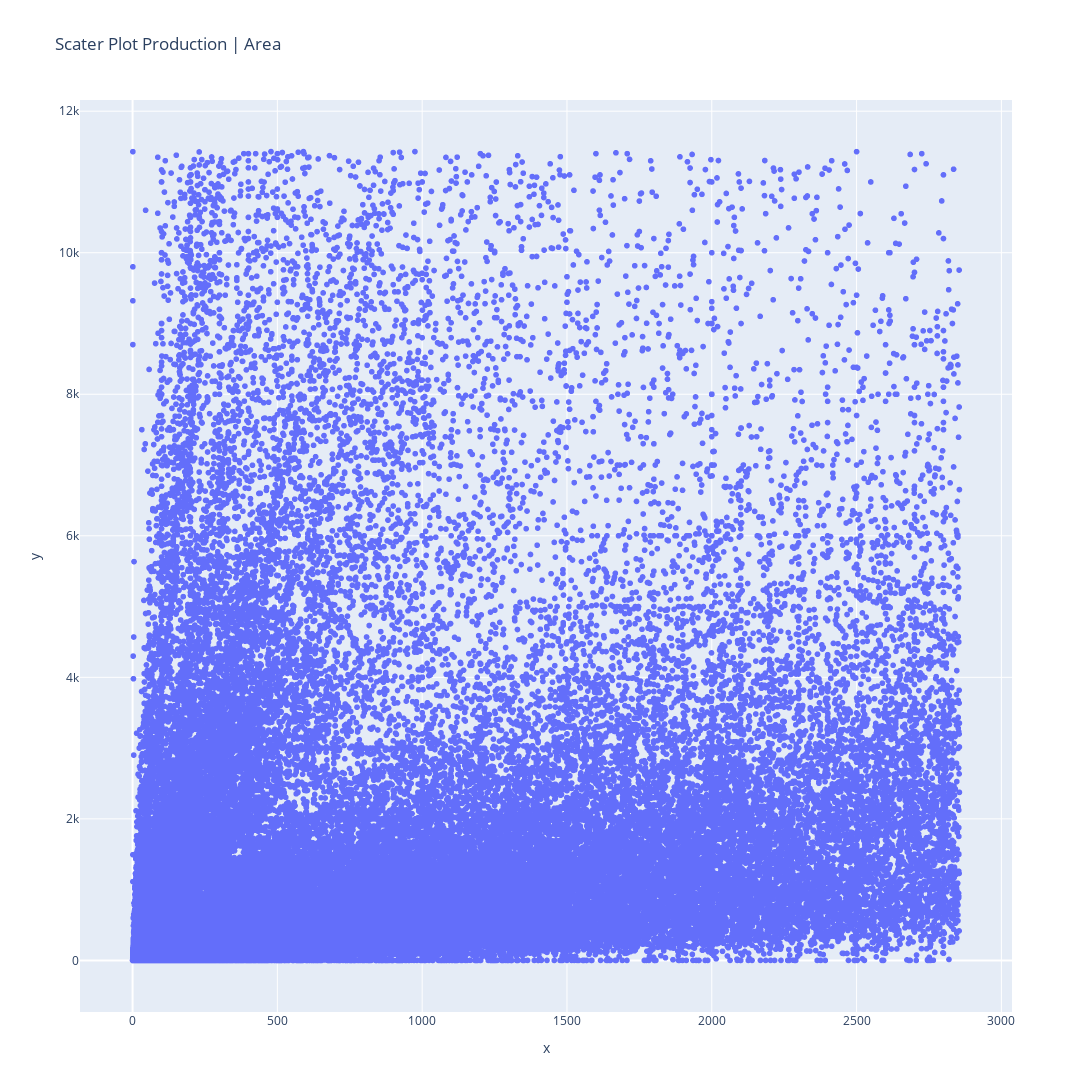

Notebook code cell kept with this figure:
### Code cell
fig = px.scatter(x=data['Area'], y=data['Production'], title="Scater Plot Production | Area")

fig.update_layout(
    width=1200,
    height=1200
)

fig.show()

### Figure 1 — Plotly figure (JSON) as saved in the notebook; plotly's stock layout.template omitted (floating-point values rounded to 4 significant figures; data arrays with more than 128 entries replaced by an {"elided": "..."} marker saying what was removed)
{"data": [{"hovertemplate": "x=%{x}<br>y=%{y}<extra></extra>", "legendgroup": "", "marker": {"color": "#636efa", "symbol": "circle"}, "mode": "markers", "name": "", "showlegend": false, "type": "scattergl", "x": {"elided": "162157 float values"}, "xaxis": "x", "y": {"elided": "162157 float values"}, "yaxis": "y"}], "layout": {"height": 1200, "legend": {"tracegroupgap": 0}, "title": {"text": "Scater Plot Production | Area"}, "width": 1200, "xaxis": {"anchor": "y", "domain": [0, 1], "title": {"text": "x"}}, "yaxis": {"anchor": "x", "domain": [0, 1], "title": {"text": "y"}}}}
